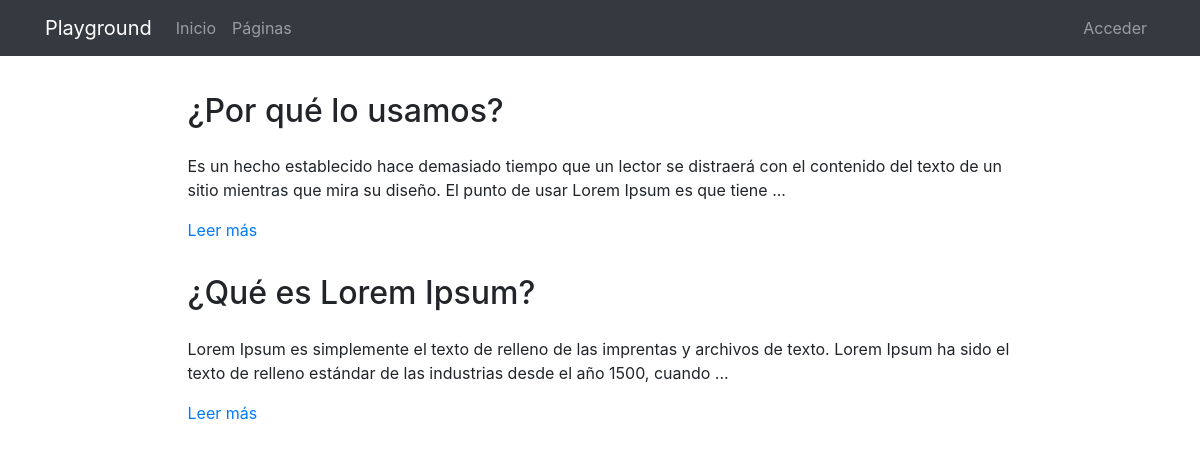
Page /pages/ on the earlier database version.
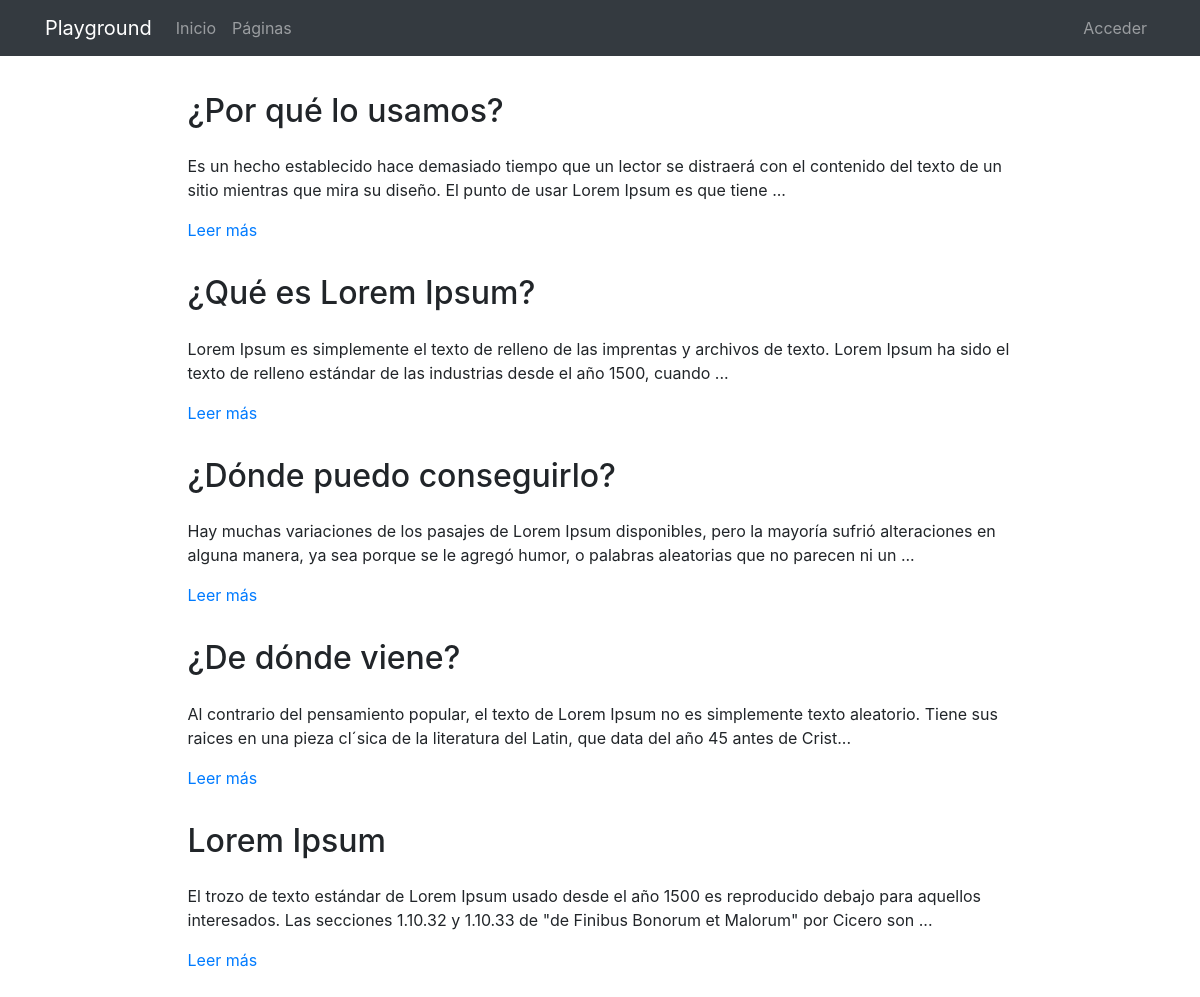
Same page on the later database version.
### pages/models.py (models this page shows, shortened)
class Page(models.Model):
    title = models.CharField(verbose_name="Título", max_length=200)
    content = RichTextField(verbose_name="Contenido")
    order = models.SmallIntegerField(verbose_name="Orden", default=0)
    created = models.DateTimeField(auto_now_add=True, verbose_name="Fecha de creación")
    updated = models.DateTimeField(auto_now=True, verbose_name="Fecha de edición")
    class Meta:
        verbose_name = "página"
        verbose_name_plural = "páginas"
        ordering = ['order', 'title']

### pages/views.py (the view)
# urls.py: path('', PagesListView.as_view(), name='pages'),
class PagesListView(ListView):
    model = Page

### pages/templates/pages/page_list.html (shortened to what this page needs)
{% extends 'core/base.html' %}
{% load static %}
{% block content %}
<main role="main">
  <div class="container mb-4">
    {% for page in page_list %}
      <div class="row mt-3">
        <div class="col-md-9 mx-auto">
          <h2 class="mb-4">{{page.title}}</h2>
          <div>
            <p>{{page.content|striptags|safe|truncatechars:"200"}}</p>
            <p><a href="{% url 'pages:page' page.id page.title|slugify %}">Leer más</a>
            </p>
          </div>
        </div>
      </div>
    {% endfor %}
  </div>
</main>
{% endblock %}

### core/templates/core/base.html (shortened to what this page needs)
<!DOCTYPE html>
<html lang="es">
  <head>
    {% load static %}
    <link href="{% static 'core/vendor/bootstrap/css/bootstrap.min.css' %}" rel="stylesheet">
    <link href="{% static 'core/vendor/font-awesome/css/font-awesome.min.css' %}" rel="stylesheet" type="text/css">
    <link href="{% static 'core/css/main.css' %}" rel="stylesheet">
  </head>
  <body>
    <body>
      <nav class="navbar navbar-expand-lg navbar-dark bg-dark">
        <div class="container">
          <a class="navbar-brand" href="{% url 'home' %}">Playground</a>
          <div class="collapse navbar-collapse" id="ned">
            <ul class="navbar-nav mr-auto">
              <li class="nav-item">
                <a class="nav-link" href="{% url 'home' %}">Inicio</a>
              </li>
              <li class="nav-item">
                <a class="nav-link" href="{% url 'pages:pages' %}">Páginas</a>
              </li>
            </ul>
            <ul class="navbar-nav">
              <li class="nav-item">
                <a class="nav-link" href="/admin/">
                  {% if request.user.is_staff %}Admin{% else %}Acceder{% endif %}
                </a>
              </li>
            </ul>
          </div>
        </div>
      </nav>
      {% block content %}{% endblock %}
  </body>
</html>

### core/static/core/css/main.css (style rules this page uses)
main { padding-top: 20px; }
:root { --jumbotron-padding-y: 3rem; }

Differences in the rows shown:
added Page: title "¿Dónde puedo conseguirlo?", content "Hay muchas variaciones de los pasajes de Lorem Ipsum disponibles, pero la mayoría sufrió alteraciones en alguna manera, ya sea porque se le agregó humor, o palabras aleatorias que no parecen ni un ..."
added Page: title "¿De dónde viene?", content "Al contrario del pensamiento popular, el texto de Lorem Ipsum no es simplemente texto aleatorio. Tiene sus raices en una pieza cl´sica de la literatura del Latin, que data del año 45 antes de Crist..."
added Page: title "Lorem Ipsum", content "El trozo de texto estándar de Lorem Ipsum usado desde el año 1500 es reproducido debajo para aquellos interesados. Las secciones 1.10.32 y 1.10.33 de \"de Finibus Bonorum et Malorum\" por Cicero son ..."
